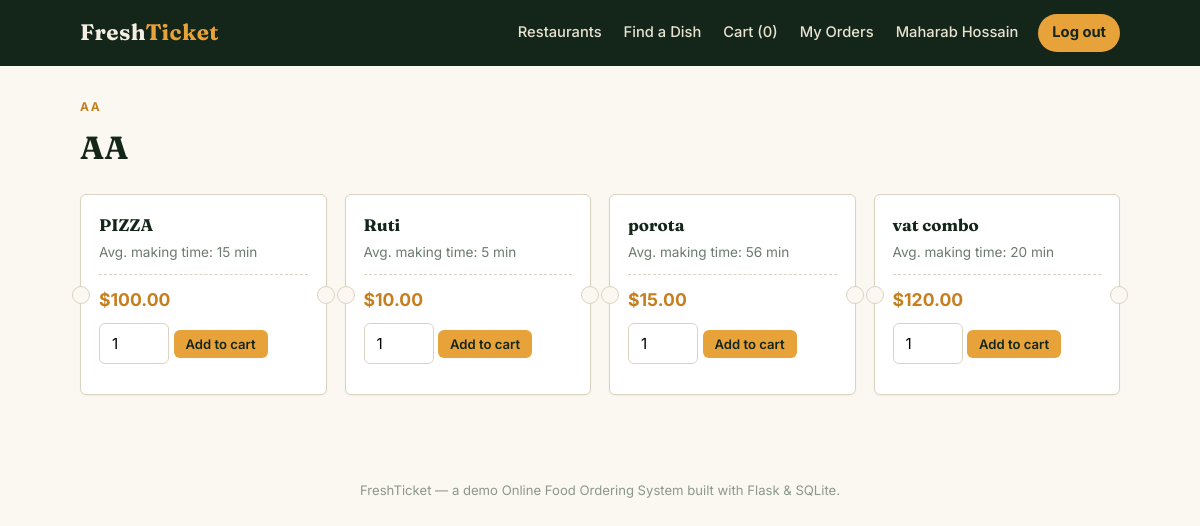
Screenshot of /restaurant/1/menu (signed in) with the database file from the repository.
### tables this page shows
CREATE TABLE Restaurants (
    RestaurantID       INTEGER PRIMARY KEY AUTOINCREMENT,
    Name               TEXT NOT NULL,
    Location           TEXT NOT NULL,
    AdminUsername      TEXT NOT NULL UNIQUE,
    AdminPasswordHash  TEXT NOT NULL,
    CreatedAt          TEXT NOT NULL DEFAULT (datetime('now'))
);

CREATE TABLE MenuItems (
    ItemID               INTEGER PRIMARY KEY AUTOINCREMENT,
    RestaurantID         INTEGER NOT NULL,
    Name                 TEXT NOT NULL,
    Price                REAL NOT NULL CHECK (Price >= 0),
    AverageMakingTime   INTEGER NOT NULL CHECK (AverageMakingTime >= 0), -- minutes
    FOREIGN KEY (RestaurantID) REFERENCES Restaurants(RestaurantID) ON DELETE CASCADE
);

### app.py (the view)
@app.route("/restaurant/<int:restaurant_id>/menu")
@customer_login_required
def restaurant_menu(restaurant_id):
    restaurant = db.get_restaurant_by_id(restaurant_id)
    if not restaurant:
        flash("Restaurant not found.", "danger")
        return redirect(url_for("search_restaurant"))
    items = db.get_menu_for_restaurant(restaurant_id)
    return render_template("restaurant_menu.html", restaurant=restaurant, items=items)

### app.py (called while the page is built)
def customer_login_required(view):
    @wraps(view)
    def wrapped(*args, **kwargs):
        if session.get("user_type") != "customer":
            flash("Please log in as a customer to continue.", "warning")
            return redirect(url_for("customer_login"))
        return view(*args, **kwargs)
    return wrapped

### database.py (called while the page is built)
def get_connection():
    conn = sqlite3.connect(DB_PATH)
    conn.row_factory = sqlite3.Row
    conn.execute("PRAGMA foreign_keys = ON")
    return conn

def get_restaurant_by_id(restaurant_id):
    sql = "SELECT * FROM Restaurants WHERE RestaurantID = ?"
    conn = get_connection()
    row = conn.execute(sql, (restaurant_id,)).fetchone()
    conn.close()
    return row

def get_menu_for_restaurant(restaurant_id):
    sql = """
        SELECT * FROM MenuItems
        WHERE RestaurantID = ?
        ORDER BY Name
    """
    conn = get_connection()
    rows = conn.execute(sql, (restaurant_id,)).fetchall()
    conn.close()
    return rows

### templates/restaurant_menu.html (shortened to what this page needs)
{% extends "base.html" %}
{% block content %}
<div class="eyebrow">{{ restaurant.Location }}</div>
<h1>{{ restaurant.Name }}</h1>
{% if items %}
<div class="grid cols-3" style="margin-top:20px;">
  {% for item in items %}
  <div class="ticket">
    <h3>{{ item.Name }}</h3>
    <div class="meta">Avg. making time: {{ item.AverageMakingTime }} min</div>
    <div class="stub-divider"></div>
    <div class="price">${{ "%.2f"|format(item.Price) }}</div>
    <form method="POST" action="{{ url_for('cart_add', item_id=item.ItemID) }}" style="margin-top:10px;">
      <input class="qty-input" type="number" name="quantity" value="1" min="1">
      <button class="btn btn-small btn-accent" type="submit">Add to cart</button>
    </form>
  </div>
  {% endfor %}
</div>
{% else %}
<div class="empty-state">This restaurant hasn't added any menu items yet.</div>
{% endif %}
{% endblock %}

### templates/base.html (shortened to what this page needs)
<!DOCTYPE html>
<html lang="en">
<head>
<link rel="stylesheet" href="{{ url_for('static', filename='style.css') }}">
</head>
<body>
<nav class="navbar">
  <div class="container">
    <a class="brand" href="{{ url_for('index') }}">Fresh<span>Ticket</span></a>
    <div class="navlinks">
      {% if session.get('user_type') == 'customer' %}
        <a href="{{ url_for('search_restaurant') }}">Restaurants</a>
        <a href="{{ url_for('search_item') }}">Find a Dish</a>
        <a href="{{ url_for('view_cart') }}">Cart ({{ session.get('cart', [])|length }})</a>
        <a href="{{ url_for('order_history') }}">My Orders</a>
        <a href="{{ url_for('customer_dashboard') }}">{{ session.get('customer_name') }}</a>
        <a class="pill" href="{{ url_for('customer_logout') }}">Log out</a>
      {% else %}
        <a href="{{ url_for('customer_login') }}">Customer Login</a>
        <a href="{{ url_for('admin_login') }}">Restaurant Login</a>
        <a class="pill" href="{{ url_for('customer_register') }}">Sign Up</a>
      {% endif %}
    </div>
  </div>
</nav>
<div class="page">
  <div class="container">
    {% block content %}{% endblock %}
  </div>
</div>
<footer>FreshTicket &mdash; a demo Online Food Ordering System built with Flask &amp; SQLite.</footer>
</body>
</html>

### static/style.css (style rules this page uses)
:root { --ink: #1B2B22; --green: #21402C; --green-dark: #14261A; --mango: #E8A23A; --mango-dark: #C67F1F; --paper: #FBF8F1; --paper-alt: #F1ECE0; --line: #DBD3C1; --danger: #B3402B; --success: #2E7D4F; --info: #2C6C8C; --warning: #A9761B; }
* { box-sizing: border-box; }
body { margin: 0; background: var(--paper); color: var(--ink); font-family: 'Inter', -apple-system, sans-serif; line-height: 1.5; }
h1, h2, h3, .brand { font-family: 'Fraunces', Georgia, serif; color: var(--green-dark); margin-top: 0; }
a { color: var(--green); }
.container { max-width: 1080px; margin: 0 auto; padding: 0 20px; }
.navbar { background: var(--green-dark); color: #F4EFE2; padding: 14px 0; }
.navbar .container { display: flex; align-items: center; justify-content: space-between; flex-wrap: wrap; gap: 10px; }
.navbar .brand { color: #F4EFE2; font-size: 1.4rem; font-weight: 700; text-decoration: none; letter-spacing: 0.02em; }
.navbar .brand span { color: var(--mango); }
.navlinks { display: flex; gap: 18px; align-items: center; flex-wrap: wrap; }
.navlinks a { color: #E8E2D0; text-decoration: none; font-size: 0.92rem; font-weight: 500; padding: 6px 2px; border-bottom: 2px solid transparent; }
.navlinks .pill { background: var(--mango); color: var(--green-dark); padding: 7px 14px; border-radius: 20px; font-weight: 700; }
.eyebrow { text-transform: uppercase; letter-spacing: 0.14em; font-size: 0.75rem; font-weight: 700; color: var(--mango-dark); margin-bottom: 8px; }
.page { padding: 32px 0 60px; }
.grid { display: grid; gap: 18px; }
.grid.cols-3 { grid-template-columns: repeat(auto-fit, minmax(220px, 1fr)); }
.ticket { background: #fff; border: 1px solid var(--line); border-radius: 6px; position: relative; padding: 18px 18px 16px; box-shadow: 0 1px 2px rgba(20, 38, 26, 0.05); }
.ticket::before, .ticket::after { content: ""; width: 16px; height: 16px; background: var(--paper); border: 1px solid var(--line); border-radius: 50%; position: absolute; top: 50%; transform: translateY(-50%); }
.ticket::before { left: -9px; }
.ticket::after { right: -9px; }
.ticket h3 { font-size: 1.05rem; margin-bottom: 4px; }
.ticket .meta { color: #6C7A6E; font-size: 0.85rem; margin-bottom: 10px; }
.ticket .price { color: var(--mango-dark); font-weight: 700; font-size: 1.1rem; }
.ticket .stub-divider { border-top: 1px dashed var(--line); margin: 12px 0; }
.btn { display: inline-block; background: var(--green); color: #fff; border: none; padding: 10px 18px; border-radius: 6px; font-weight: 600; font-size: 0.92rem; cursor: pointer; text-decoration: none; font-family: inherit; }
.btn-accent { background: var(--mango); color: var(--green-dark); }
.btn-small { padding: 6px 12px; font-size: 0.82rem; }
input[type=text], input[type=email], input[type=password], input[type=number], input[type=tel], textarea, select { width: 100%; padding: 10px 12px; border: 1px solid var(--line); border-radius: 6px; background: #fff; font-family: inherit; font-size: 0.95rem; margin-bottom: 14px; }
.qty-input { width: 70px !important; display: inline-block; }
footer { text-align: center; padding: 26px 0; color: #8C978E; font-size: 0.82rem; }

### rows the page displays
Restaurants: Location "AA", Name "AA"
MenuItems: Name "PIZZA", AverageMakingTime "15", Price "100.00"
MenuItems: Name "Ruti", AverageMakingTime "5", Price "10.00"
MenuItems: Name "porota", AverageMakingTime "56", Price "15.00"
MenuItems: Name "vat combo", AverageMakingTime "20", Price "120.00"

### other values shown
{{ session.get('cart', [])|length }} "0"
{{ session.get('customer_name') }} "Maharab Hossain"
